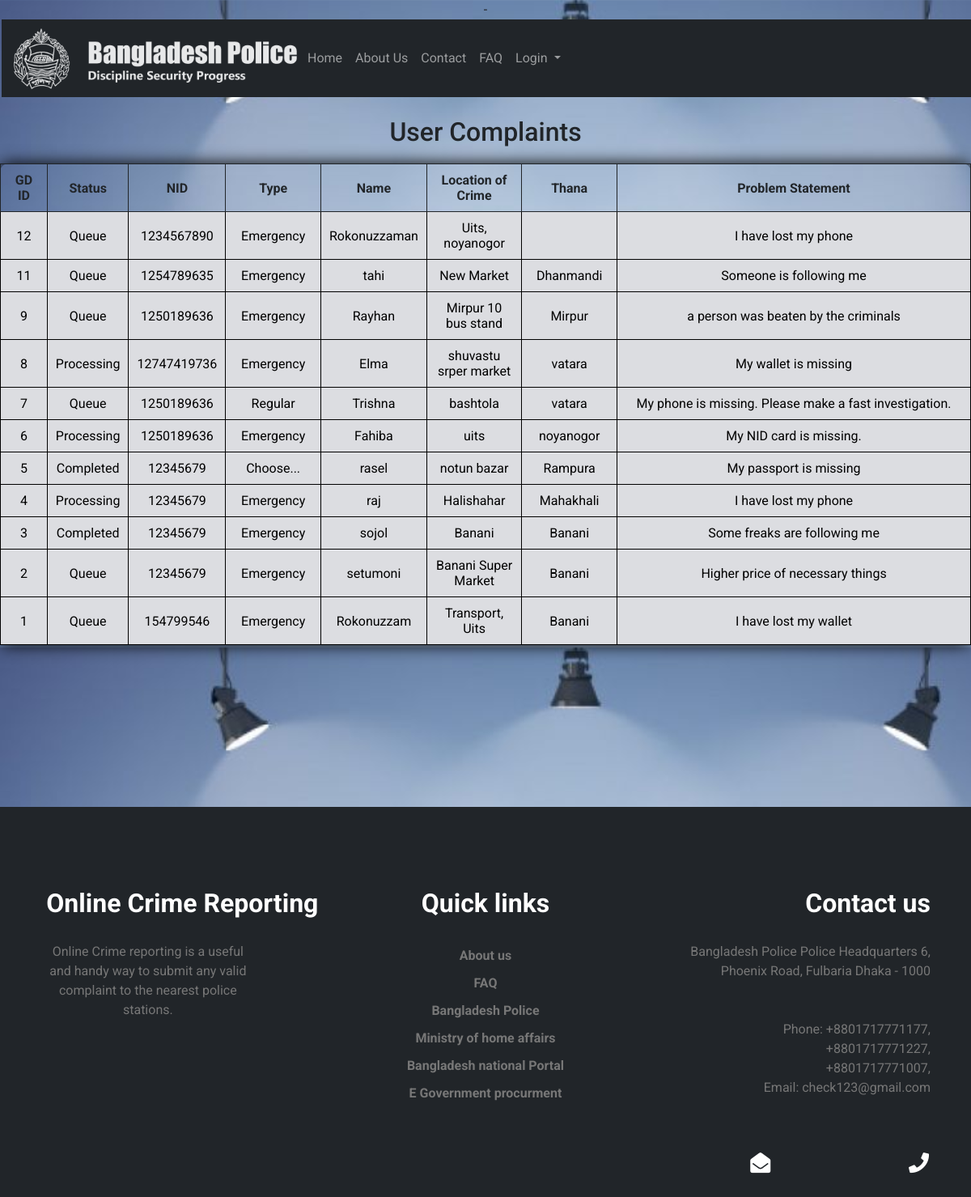
Screenshot of /Pages/allcomplains.php with the database file from the repository.
### tables this page shows
CREATE TABLE `gd` (
  `gdid` int(9) NOT NULL,
  `nid` bigint(30) NOT NULL,
  `type` varchar(20) NOT NULL,
  `name` varchar(40) NOT NULL,
  `location of crime` varchar(255) NOT NULL,
  `thana name` varchar(30) NOT NULL,
  `problem statement` text NOT NULL,
  `photo` varchar(255) NOT NULL,
  `status` varchar(20) NOT NULL,
  `pid` int(11) NOT NULL
);

### Pages/allcomplains.php (the view, shortened to what this page needs)
-<?php
  include "../php/db.php";
?>
<!DOCTYPE html>
<html lang="en">
<head>
    <link href="../css/bootstrap.min.css" rel="stylesheet">
    <link rel="stylesheet" href="../css/style.css">
    <link rel="stylesheet" href="../css/responsive.css">
  <link rel="stylesheet" type="text/css" href="../css/login_style.css">
  <link rel="stylesheet" href="https://cdnjs.cloudflare.com/ajax/libs/font-awesome/4.7.0/css/font-awesome.min.css">
  <link rel="stylesheet" href="https://use.fontawesome.com/releases/v5.15.1/css/all.css">
    <link href="../css/historytable.css" rel="stylesheet">
</head>
<body>
<div class="container-fluid">
    <?php
        include "../php/navbar.php";
    ?>
</div>
<div>
  <br>
<h2> User Complaints</h2>
<table id="t" class="table1">
  <thead>
    <tr>
      <th scope="col">GD ID</th>
      <th scope="col">Status</th>
      <th scope="col">NID</th>
      <th scope="col">Type</th>
      <th scope="col">Name</th>
      <th scope="col">Location of Crime</th>
      <th scope="col">Thana</th>
      <th scope="col">Problem Statement</th>
    </tr>
  </thead>
  <?php
      $query="select * from gd order by gdid desc limit 10000";
      $result=mysqli_query($conn,$query);
      while($rows=mysqli_fetch_assoc($result)){
  ?>
  <tbody style="background-color: #dcdde1; color: black;">
      <tr>
        <td class="five"><?php echo $rows['gdid']; ?></td>
        <td class="status"><?php echo $rows['status']; ?></td>
        <td class="five"><?php echo $rows['nid']; ?></td>
        <td class="ten"><?php echo $rows['type']; ?></td>
        <td class="ten"><?php echo $rows['name']; ?></td>
        <td class="twenty"><?php echo $rows['location of crime']; ?></td>
        <td class="ten"><?php echo $rows['thana name']; ?></td>
        <td class="cproblem"><?php echo $rows['problem statement']; ?></td>
      </tr>
    </tbody>
  <?php
    }
  ?>
</table>
</div>
<?php
    include "../php/footer.php";
    ?>
</body>
</html>

### php/navbar.php (shortened to what this page needs)
<nav class="navbar navbar-expand-lg navbar-dark bg-dark dmenu">
            <div class="container-fluid dmenudiv">
                <img src="../images/logo2.png">
              <div class="collapse navbar-collapse" id="navbarSupportedContent">
                <ul class="navbar-nav me-auto mb-2 mb-lg-0">
                  <li class="nav-item">
                    <a class="nav-link" aria-current="page" href="home.php">Home</a>
                  </li>
                  <li class="nav-item">
                    <a class="nav-link" href="../Pages/about.php">About Us</a>
                  </li>
                  <li class="nav-item">
                    <a class="nav-link" aria-current="page" href="../Pages/contact.php">Contact</a>
                  </li>
                  <li class="nav-item">
                    <a class="nav-link" href="../Pages/faq.php">FAQ</a>
                  </li>
                  <li class="nav-item dropdown">
                    <?php
                      if(isset($_SESSION['nid'])) {
                        echo '<p class="nav-link" style="color: white;"> Welcome <code>'.$_SESSION["name"].'</code></p>';
                        echo '<li class="nav-item">
                          <a class="nav-link active" aria-current="page" href="../php/logout_session.php">Logout</a>
                          </li>';
                        }
                        elseif(isset($_SESSION['aid'])) {
                          echo '<p class="nav-link" style="color: white;"> Welcome <code> '.$_SESSION["aname"].' </code></p>';
                          echo '<li class="nav-item">
                            <a class="nav-link active" aria-current="page" href="../php/logout_session.php">Logout</a>';
                        }
                        elseif(isset($_SESSION['pid'])) {
                          echo '<p class="nav-link" style="color: white;"> Welcome <code> '.$_SESSION["pname"].' </code></p>';
                          echo '<li class="nav-item">
                            <a class="nav-link active" aria-current="page" href="../php/logout_session.php">Logout</a>';
                        }
                        else {
                        echo '<a class="nav-link dropdown-toggle" href="#" id="navbarDropdown" role="button" data-bs-toggle="dropdown" aria-expanded="false">
                          Login
                        </a>
                        <ul class="dropdown-menu" aria-labelledby="navbarDropdown">
                          <li><a class="dropdown-item" href="../Pages/login.php">User</a></li>
                          <li><a class="dropdown-item" href="../Pages/officialPage.php">Official</a></li>
                        </ul>';
                      }
                    ?>
                    </li>
                </ul>
              </div>
            </div>
          </nav>

### php/footer.php
<div class="foot bg-dark">
          <div class="row" style="margin-top:200px; padding: 100px 50px; padding-bottom: 20px;">
            <div class="col-lg-4">
            <h2> Online Crime Reporting</h2>
                <p style="padding-right:85px; padding-top: 20px;">
                  Online Crime reporting is a useful and handy way to submit any valid complaint to the nearest police stations.
                </p>
            </div>
            <div class="col-lg-4">
            <h2> Quick links</h2>
              <ul>
                      <li><a href="../pages/about.php">About us</a></li>
                      <li><a href="../pages/faq.php">FAQ</a></li>
                      <li><a href="https://www.police.gov.bd/">Bangladesh Police</a></li>
                      <li><a href="http://www.mha.gov.bd/">Ministry of home affairs</a></li>
                      <li><a href="https://bangladesh.gov.bd/index.php">Bangladesh national Portal</a></li>
                      <li><a href="https://www.eprocure.gov.bd/">E Government procurment</a></li>
                    </ul>
            </div>
            <div class="col-lg-4" style="text-align: right;">
            <h2 style="padding-bottom: 20px;">Contact us</h2>
              <p>
                Bangladesh Police Police Headquarters 6, Phoenix Road, Fulbaria Dhaka - 1000<br><br><br>
                Phone: +8801717771177,<br>
                +8801717771227,<br>
                +8801717771007,<br>
                Email: check123@gmail.com
              </p>
            </div>
    </div>
    <div class="tray container-fluid" slyle="color:white;">
      <ul>
        <li>
          <a href="mailto:oic_opscr@police.gov.bd"><i class="fa fa-envelope-open"></i></a>
        </li>
        <li>
          <a href="https://www.facebook.com/BangladeshPoliceOfficialPage"><i class="fa fa-facebook"></i></a>
        </li>
        <li>
          <a href="https://www.youtube.com/channel/UCiEciIZfqbetHCJe6oCi6FQ"><i class="fa fa-youtube"></i></a>
        </li>
        <li>
          <a href="https://twitter.com/bd_police"><i class="fa fa-twitter"></i></a>
        </li>
        <li>
          <a href="tel:+8801794064545"><i class="fa fa-phone"></i></a>
        </li>
      </ul>
    </div>
</div>

### css/style.css (style rules this page uses)
body { background-size: cover; background-image: url(../Images/bg1.jpg); background-position: center; }
body, html { width: 100%; max-width: 100%; height: 100%; font-family: "Lato"; color: #212529; }
.foot { color: white; padding-bottom: 0; margin-bottom: -21px; }
.foot p { color: #777; }
.foot a { text-decoration: none; color: #777; font-weight: bold; }
.foot ul li { list-style-type: none; padding: 5px 0px; }
.foot ul { padding-left: 0; padding-top: 20px; }
.foot h2 { font-weight: bold; }
.tray { text-align: right; }
.tray ul { padding-right: 30px; }
.tray ul li { display: inline-block; padding: 0px 10px; padding-bottom: 30px; }
.tray ul li a { font-size: 25px; color: white; }

### css/login_style.css (style rules this page uses)
body { background: #76b852; background: -webkit-linear-gradient(right, #76b852, #8DC26F); background: -moz-linear-gradient(right, #76b852, #8DC26F); background: -o-linear-gradient(right, #76b852, #8DC26F); background: linear-gradient(to left, #76b852, #8DC26F); font-family: "Roboto", sans-serif; -webkit-font-smoothing: antialiased; -moz-osx-font-smoothing: grayscale; }

### css/historytable.css (style rules this page uses)
table { width: 100%; margin: 20px auto; table-layout: auto; }
body { background-image: url(../Images/bg.jpg); background-size: cover; width: 100vw; height: auto; text-align: center; }
table, td, th { border-collapse: collapse; }
th, td { padding: 10px; border: solid 1px; text-align: center; }
.cproblem { width: 40%; }
.five { width: 5%; }
.ten { width: 10%; }
.twenty { width: 10%; }

### Pages/allcomplains.php (style rules this page uses)
body { background-image: url(../Images/lg.jpg); background-size: cover; width: 100vw; height: auto; text-align: center; }
.table1 { box-shadow: 0px 0px 20px #000; -webkit-box-shadow: 0px 0px 20px #000; -moz-box-shadow: 0px 0px 20px #000; border-radius:10px; }

### php/navbar.php (style rules this page uses)
.dmenu { margin-left:-10px; margin-right:-20px }

### rows the page displays
gd: gdid "12", status "Queue", nid "1234567890", type "Emergency", name "Rokonuzzaman", location of crime "Uits, noyanogor", problem statement "I have lost my phone"
gd: gdid "11", status "Queue", nid "1254789635", type "Emergency", name "tahi", location of crime "New Market", thana name "Dhanmandi", problem statement "Someone is following me"
gd: gdid "9", status "Queue", nid "1250189636", type "Emergency", name "Rayhan", location of crime "Mirpur 10 bus stand", thana name "Mirpur", problem statement "a person was beaten by the criminals"
gd: gdid "8", status "Processing", nid "12747419736", type "Emergency", name "Elma", location of crime "shuvastu srper market", thana name "vatara", problem statement "My wallet is missing"
gd: gdid "7", status "Queue", nid "1250189636", type "Regular", name "Trishna", location of crime "bashtola", thana name "vatara", problem statement "My phone is missing. Please make a fast investigation."
gd: gdid "6", status "Processing", nid "1250189636", type "Emergency", name "Fahiba", location of crime "uits", thana name "noyanogor", problem statement "My NID card is missing."
gd: gdid "5", status "Completed", nid "12345679", type "Choose...", name "rasel", location of crime "notun bazar", thana name "Rampura", problem statement "My passport is missing"
gd: gdid "4", status "Processing", nid "12345679", type "Emergency", name "raj", location of crime "Halishahar", thana name "Mahakhali", problem statement "I have lost my phone"
gd: gdid "3", status "Completed", nid "12345679", type "Emergency", name "sojol", location of crime "Banani", thana name "Banani", problem statement "Some freaks are following me"
gd: gdid "2", status "Queue", nid "12345679", type "Emergency", name "setumoni", location of crime "Banani Super Market", thana name "Banani", problem statement "Higher price of necessary things"
gd: gdid "1", status "Queue", nid "154799546", type "Emergency", name "Rokonuzzam", location of crime "Transport, Uits", thana name "Banani", problem statement "I have lost my wallet"
